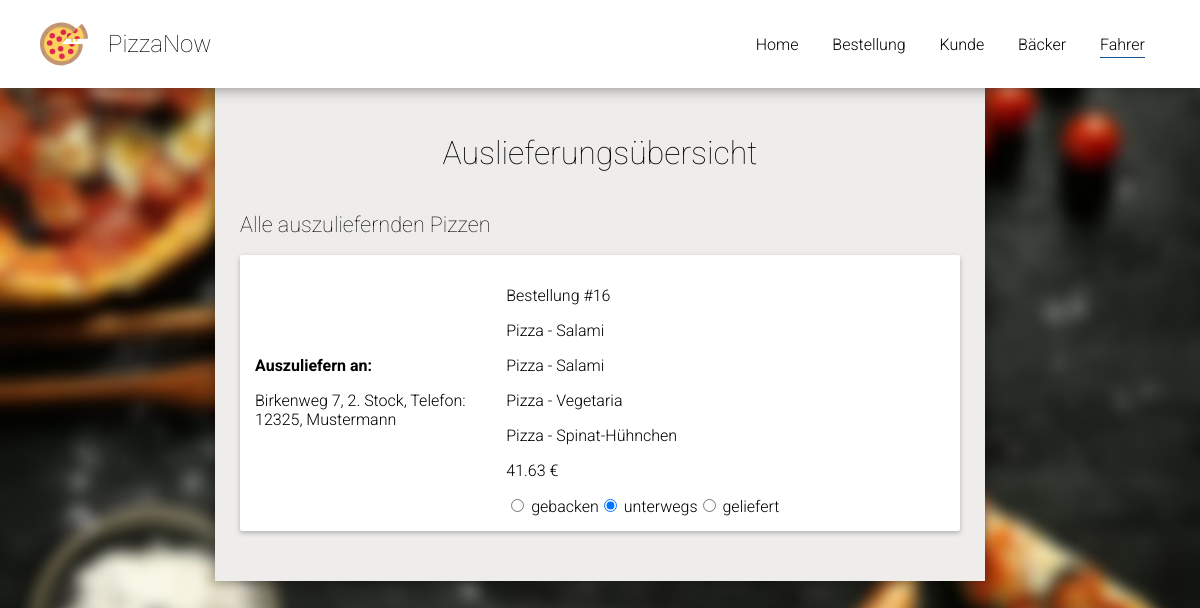
The app's page /Praktikum/Prak5/driver.php with its own data.
### tables this page shows
CREATE TABLE `ordered_article` (
  `ordered_article_id` int(11) NOT NULL,
  `ordering_id` int(11) NOT NULL,
  `article_id` int(11) NOT NULL,
  `status` int(11) NOT NULL DEFAULT 0
);

CREATE TABLE `ordering` (
  `ordering_id` int(11) NOT NULL,
  `address` varchar(200) NOT NULL,
  `ordering_time` timestamp NOT NULL DEFAULT current_timestamp()
);

### src/Praktikum/Prak5/model/OrderItem.php (called while the page is built, shortened)
<?php declare(strict_types=1);
class OrderItemToDelivery
{
    function __construct($name, $itemId, $orderId, $status, $picture, $price,$address)
    {
        $this->itemId = $itemId;
        $this->orderId = $orderId;
        $this->status = $status;
        $this->price = $price;
        $this->address = $address;
    }
}

### src/Praktikum/Prak5/model/Order.php (called while the page is built, shortened)
<?php declare(strict_types=1);
class Order
{
    function __construct( $orderId, $status,$price,$address)
    {
        $this->orderId = $orderId;
        $this->address = $address;
    }
}

### src/Praktikum/Prak5/driver.php (the view, shortened to what this page needs)
<?php declare(strict_types=1);
require_once './base/Page.php';
require_once './model/OrderItem.php';
require_once './model/Order.php';
class Driver extends Page
{
    protected function getViewData(): array
    {
        $orders = array();
        $query  = "SELECT article.name,article.picture,article.price,ordered_article.*,ordering.address FROM ordered_article JOIN article,ordering WHERE ordering.ordering_id = ordered_article.ordering_id  and  ordered_article.article_id = article.article_id AND ordering.ordering_id not IN (SELECT ordering_id FROM ordered_article WHERE ordered_article.status < 2 or ordered_article.status = 4)";
        $records = $this->_database->query($query);
        while ($record = $records->fetch_assoc()) {
            $order = new OrderItemToDelivery(
                htmlspecialchars($record["name"]),
                htmlspecialchars($record["ordered_article_id"]),
                htmlspecialchars($record["ordering_id"]),
                htmlspecialchars($record["status"]),
                htmlspecialchars($record["picture"]),
                htmlspecialchars($record["price"]),
                htmlspecialchars($record["address"])
            );
            $orders[$order->itemId] = $order;
        }
        $orderGroupByOrderingID = array();
        foreach($orders as $id => $item) {
            if (isset($orderGroupByOrderingID[$item->orderId])) {
                $orderGroupByOrderingID[$item->orderId]->price += $item->price;
                array_push($orderGroupByOrderingID[$item->orderId]->ordered_article_id,$item->itemId);
                array_push($orderGroupByOrderingID[$item->orderId]->ordered_article_name,$item->name);
            }else {
                $newItem = new Order(
                    $item->orderId,
                    $item->status,
                    $item->price,
                    $item->address,
                );
                $orderGroupByOrderingID[$item->orderId] = $newItem;
                array_push($orderGroupByOrderingID[$item->orderId]->ordered_article_id,$item->itemId);
                array_push($orderGroupByOrderingID[$item->orderId]->ordered_article_name,$item->name);
            }
        }
        return $orderGroupByOrderingID;
    }
    protected function generateView():void
    {
		$data = $this->getViewData();
        echo "<main>";
        echo <<< EOT
            <h1 class="text-center">Auslieferungsübersicht</h1>
            <div class="row">
                <div class="col">
                    <h2>Alle auszuliefernden Pizzen </h2>
                        <form action="driver.php" accept-charset="UTF-8" method="post" class="auto-submit-form">
        EOT;
        foreach ($data as $order){
            $this->printOrderedArticle($order);
        }
        echo <<< EOT
                        </form>
                </div>
            </div>
        </main>
        <script src="scripts/radio-ui.js"></script>
        EOT;
    }
    public function printOrderedArticle($order): void
    {
        echo <<< EOT
        <div class="pizza">
            <section>
                <p class="text-bold">Auszuliefern an: </p>
                <p>{$order->address}</p>
            </section>
            <div class="pizza-meta">
                <p>Bestellung #{$order->orderId} <p>
        EOT;
        foreach ($order->ordered_article_name as $name)
            echo "<p>Pizza - $name</p>";
        echo <<< EOT
                <p>{$order->price} €</p>
                <div class="div-input">
        EOT;
        $this->printButton($order->orderId, $order->status, 'gebacken', 2);
        echo <<< EOT
                </div>
            </div>
        </div>
        EOT;
    }
    private function printButton($id, $status, $statusName, $value): void
    {
        $attribute = $status == $value ? "checked" : "";
        echo <<< EOT
        <input type="radio" name='statuses[$id]' id="radio-$id-$value" value=$value $attribute class="auto-submit-btn"/>
        <label for="radio-$id-$value">$statusName</label>
        EOT;
    }
    public static function main():void
    {
        try {
            $page = new Driver();
            $page->processReceivedData();
            $page->generateView();
        } catch (Exception $e) {
            header("Content-type: text/html; charset=UTF-8");
            echo $e->getMessage();
        }
    }
}
Driver::main();

### src/Praktikum/Prak5/style/main.css (style rules this page uses)
* { font-family: 'Roboto', 'Segoe UI', Tahoma, Geneva, Verdana, sans-serif; font-weight: 300; }
h1, h2, h3 { font-weight: 100; }
h2 { font-size: 1.35em; }
body { background-image: url('../img/wallpaper-app.jpg'); background-size: cover; background-attachment: fixed; }
main { width: 60%; margin: auto; padding: 25px; background-color: #EEEDEC; box-shadow: 0px 0px 15px 0px rgba(0, 0, 0, 0.45); }
.pizza { display: flex; align-items: center; background-color: white; box-shadow: 0px 2px 5px 0px rgba(0, 0, 0, 0.25); font-weight: 300; padding: 15px; margin-bottom: 25px; }
.pizza, .pizza > img { border-radius: 2px; }
.pizza-meta { margin-left: 25px; width: 100%; }
.text-bold { font-weight: bold; }
@media screen and (max-width: 1366px) { .row { flex-flow: column; } }

### src/Praktikum/Prak5/style/base.css (style rules this page uses)
body, html { padding: 0; margin: 0; width: 100%; height: 100%; }
.row { display: flex; flex-flow: row; }
.col { width: 100%; }
.text-center { text-align: center; }

### records on screen
ordered_article: ordering.address "Birkenweg 7, 2. Stock, Telefon: 12325, Mustermann", ordering "16", name "Salami", name "Vegetaria", name "Spinat-Hühnchen", price "41.63", statusName "gebacken unterwegs geliefert"

### other values on screen
$title "Home Bestellung Kunde Bäcker Fahrer"
